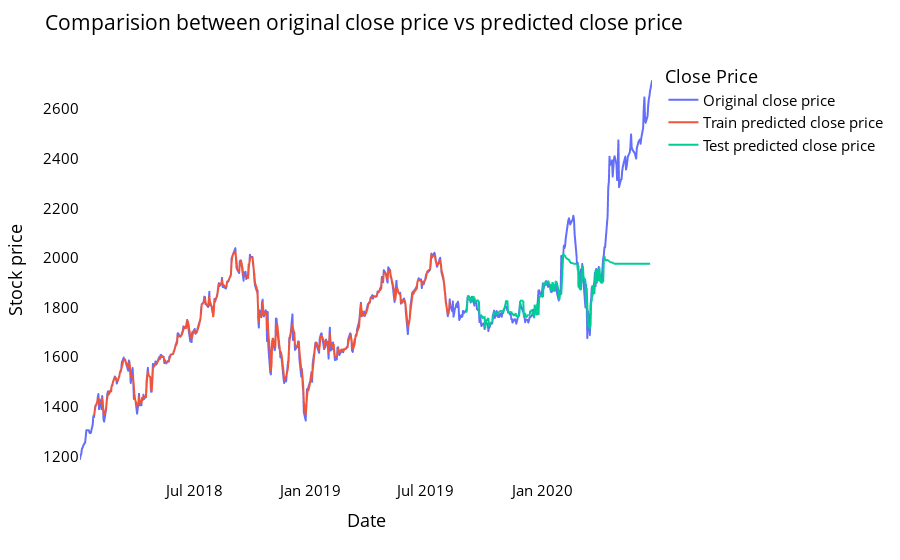

This figure's notebook cell:
### Code cell
look_back=time_step
trainPredictPlot = np.empty_like(closedf)
trainPredictPlot[:, :] = np.nan
trainPredictPlot[look_back:len(train_predict)+look_back, :] = train_predict
print("Train predicted data: ", trainPredictPlot.shape)

# shift test predictions for plotting
testPredictPlot = np.empty_like(closedf)
testPredictPlot[:, :] = np.nan
testPredictPlot[len(train_predict)+(look_back*2)+1:len(closedf)-1, :] = test_predict
print("Test predicted data: ", testPredictPlot.shape)

names = cycle(['Original close price','Train predicted close price','Test predicted close price'])

plotdf = pd.DataFrame({'date': close_stock['date'],
                       'original_close': close_stock['close'],
                      'train_predicted_close': trainPredictPlot.reshape(1,-1)[0].tolist(),
                      'test_predicted_close': testPredictPlot.reshape(1,-1)[0].tolist()})

fig = px.line(plotdf,x=plotdf['date'], y=[plotdf['original_close'],plotdf['train_predicted_close'],
                                          plotdf['test_predicted_close']],
              labels={'value':'Stock price','date': 'Date'})
fig.update_layout(title_text='Comparision between original close price vs predicted close price',
                  plot_bgcolor='white', font_size=15, font_color='black',legend_title_text='Close Price')
fig.for_each_trace(lambda t:  t.update(name = next(names)))

fig.update_xaxes(showgrid=False)
fig.update_yaxes(showgrid=False)
fig.show()

### Figure 1 — Plotly figure (JSON) as saved in the notebook; plotly's stock layout.template omitted (floating-point values rounded to 4 significant figures; data arrays with more than 128 entries replaced by an {"elided": "..."} marker saying what was removed)
{"data": [{"hovertemplate": "variable=original_close<br>Date=%{x}<br>Stock price=%{y}<extra></extra>", "legendgroup": "original_close", "line": {"color": "#636efa", "dash": "solid"}, "mode": "lines", "name": "Original close price", "showlegend": true, "type": "scattergl", "x": {"elided": "622 str values"}, "xaxis": "x", "y": {"elided": "622 float values"}, "yaxis": "y"}, {"hovertemplate": "variable=train_predicted_close<br>Date=%{x}<br>Stock price=%{y}<extra></extra>", "legendgroup": "train_predicted_close", "line": {"color": "#EF553B", "dash": "solid"}, "mode": "lines", "name": "Train predicted close price", "showlegend": true, "type": "scattergl", "x": {"elided": "622 str values"}, "xaxis": "x", "y": {"elided": "622 float values"}, "yaxis": "y"}, {"hovertemplate": "variable=test_predicted_close<br>Date=%{x}<br>Stock price=%{y}<extra></extra>", "legendgroup": "test_predicted_close", "line": {"color": "#00cc96", "dash": "solid"}, "mode": "lines", "name": "Test predicted close price", "showlegend": true, "type": "scattergl", "x": {"elided": "622 str values"}, "xaxis": "x", "y": {"elided": "622 float values"}, "yaxis": "y"}], "layout": {"font": {"color": "black", "size": 15}, "legend": {"title": {"text": "Close Price"}, "tracegroupgap": 0}, "margin": {"t": 60}, "plot_bgcolor": "white", "title": {"text": "Comparision between original close price vs predicted close price"}, "xaxis": {"anchor": "y", "domain": [0, 1], "showgrid": false, "title": {"text": "Date"}}, "yaxis": {"anchor": "x", "domain": [0, 1], "showgrid": false, "title": {"text": "Stock price"}}}}
